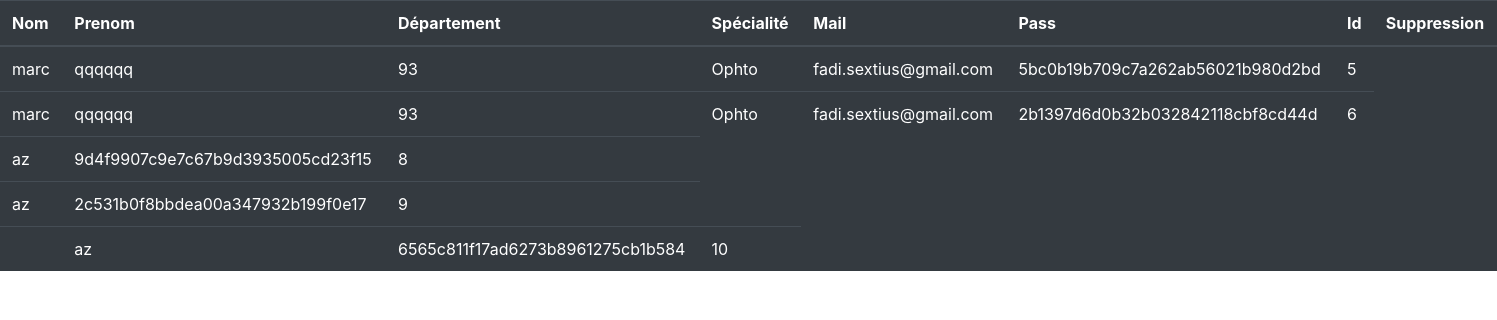
Page /traitement/traitement_vue_donnee_medecin.php on the committed database.
### tables this page shows
CREATE TABLE IF NOT EXISTS `medecin` (
  `id` int(11) NOT NULL AUTO_INCREMENT,
  `nom` varchar(40) NOT NULL,
  `prenom` varchar(40) NOT NULL,
  `departement` varchar(40) NOT NULL,
  `specialite` varchar(40) NOT NULL,
  `mail` varchar(40) NOT NULL,
  `pass` varchar(40) NOT NULL,
  PRIMARY KEY (`id`)
);

### traitement/traitement_vue_donnee_medecin.php (the view, shortened to what this page needs)
<link rel="stylesheet" href="https://cdn.jsdelivr.net/npm/bootstrap@4.5.3/dist/css/bootstrap.min.css">
<?php
$manager = new Manager();
$db = $manager->connexion_bd();
$medecin = "SELECT nom,prenom,departement,specialite,mail,pass,id from medecin";
$request = $db->query($medecin);
$tab_connect = $request->fetchall();
 ?>
 <table class="table table-dark">
   <thead class="">
     <tr>
       <th scope="col">Nom</th>
       <th scope="col">Prenom</th>
       <th scope="col">Département</th>
       <th scope="col">Spécialité</th>
       <th scope="col">Mail</th>
       <th scope="col">Pass</th>
         <th scope="col">Id</th>
          <th scope="col">Suppression</th>
     </tr>
   </thead>
   <tbody>
      <?php
      for ($i=0; $i < count($tab_connect); $i++) {?>
         <tr>
      <?php  foreach (array_unique($tab_connect[$i]) as $key => $value) { ?>
          <td class='bg bg-dark'><?php echo $value; ?></td>
  <?php
        if($key == 'id'){ echo "<td class='bg bg-dark'><a href='traitement_suppression_medecin.php?delete=$value'class='btn btn-danger'>Supprimer<a/></td>";} } ?> </tr>
   <?php
      }
    ?>
   </tbody>
 </table>

### rows in the picture
medecin: nom "marc", prenom "qqqqqq", departement "93", specialite "Ophto", mail "fadi.sextius@gmail.com", pass "5bc0b19b709c7a262ab56021b980d2bd", id "5"
medecin: nom "marc", prenom "qqqqqq", departement "93", specialite "Ophto", mail "fadi.sextius@gmail.com", pass "2b1397d6d0b32b032842118cbf8cd44d", id "6"
medecin: nom "az", pass "9d4f9907c9e7c67b9d3935005cd23f15", id "8"
medecin: nom "az", pass "2c531b0f8bbdea00a347932b199f0e17", id "9"
medecin: mail "az", pass "6565c811f17ad6273b8961275cb1b584", id "10"
